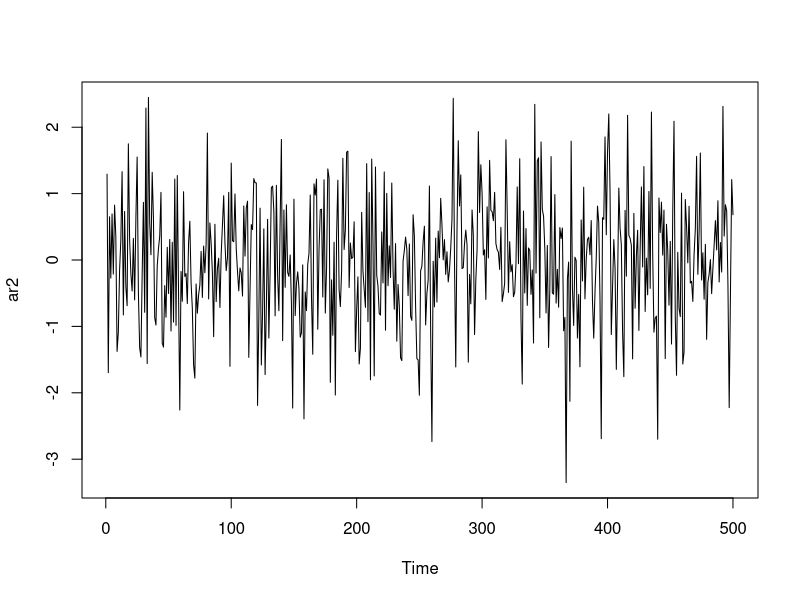

Recreate this plot in R. (Note: this script raises an error after producing the figure.)
#3.20
ar2 = arima.sim(list(order=c(1,0,1), ar=c(.9),ma=c(-.9)), n = 500)#simulating 500 observations
plot(ar2)
acf2(ar2)
arima(ar2,order=c(1,0,1))#fitting ARMA(1,1)
#when you fit arma(1,1) with equal coefficients it is equivalent to white noise.
#3.10
(reg=ar.ols(cmort,order=2,demean=F, intercept = T))#fittting AR2 model.
predict(reg,n.ahead = 4)#forecasting 4 weeks ahead

#3.18
(ar=ar.ols(cmort,order=2))#fittting AR2 model.
(yw=ar.yw(cmort,order=2))#fitting yule walker
(ar$asy.se.coef)#standard error from ar fitting
(yw$asy.se.coef)#returns null value.
(sqrt(diag(yw$asy.var.coef)))#asymptotic standard error from yule walker.

set.seed(666)
x=arima.sim(list(order=c(0,1,1),ma=-.8),n=100)
